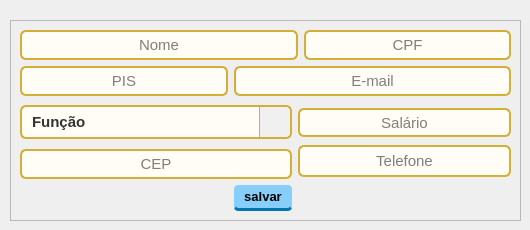
           <widget class="QWidget" name="tab_5">
            <attribute name="title">
             <string>Cadastro Funcionário</string>
            </attribute>
            <widget class="QFrame" name="frame_funcionario_cad">
             <property name="geometry">
              <rect>
               <x>10</x>
               <y>20</y>
               <width>511</width>
               <height>201</height>
              </rect>
             </property>
             <property name="styleSheet">
              <string notr="true">QLineEdit{
background-color: rgb(255, 255, 255);}
</string>
             </property>
             <property name="frameShape">
              <enum>QFrame::Shape::StyledPanel</enum>
             </property>
             <property name="frameShadow">
              <enum>QFrame::Shadow::Raised</enum>
             </property>
             <layout class="QGridLayout" name="gridLayout_3">
              <item row="2" column="0" rowspan="3" colspan="2">
               <widget class="QComboBox" name="comboBox_funcionario_funcao">
                <property name="styleSheet">
                 <string notr="true">QComboBox {
    background-color: #fffdf5;
    color: #333333;
    border: 2px solid #d4af37;
    border-radius: 6px;
    font-family: &quot;Courier New&quot;;
    font-size: 11pt;
    font-weight: bold;
    padding: 5px;
    padding-left: 10px;
}


QComboBox:hover {
    border: 2px solid #ffd700;
}

QComboBox:on {
    border-bottom-left-radius: 0px;
    border-bottom-right-radius: 0px;
}

QComboBox::drop-down {
    subcontrol-origin: padding;
    subcontrol-position: top right;
    width: 30px;
    border-left-width: 1px;
    border-left-color: #d4af37;
    border-left-style: solid;
    border-top-right-radius: 6px;
    border-bottom-right-radius: 6px;
    background-color: #f0f0f0;
}


QComboBox QAbstractItemView {
    background-color: #fffdf5;
    color: #000000;
    border: 2px solid #d4af37;
    selection-background-color: #d4af37;
    selection-color: #000000;
    outline: none;
}</string>
                </property>
                <item>
                 <property name="text">
                  <string>Função</string>
                 </property>
                </item>
                <item>
                 <property name="text">
                  <string>Gerente</string>
                 </property>
                </item>
                <item>
                 <property name="text">
                  <string>Organizador de Estoque</string>
                 </property>
                </item>
                <item>
                 <property name="text">
                  <string>Caixa</string>
                 </property>
                </item>
                <item>
                 <property name="text">
                  <string>Supervisor</string>
                 </property>
                </item>
               </widget>
              </item>
              <item row="0" column="3">
               <widget class="QLineEdit" name="lineEdit_Funcionario_cpf">
                <property name="styleSheet">
                 <string notr="true">QLineEdit {
    background-color: #fffdf5;
    color: #000000;
    border: 2px solid #d4af37;
    border-radius: 6px;
    font-family: &quot;Courier New&quot;;
    font-size: 11pt;
    padding: 4px;
}

QLineEdit:focus {
    border: 2px solid #ffd700;
    background-color: #ffffff;
}</string>
                </property>
                <property name="alignment">
                 <set>Qt::AlignmentFlag::AlignCenter</set>
                </property>
                <property name="placeholderText">
                 <string>CPF</string>
                </property>
               </widget>
              </item>
              <item row="4" column="2" rowspan="2" colspan="2">
               <widget class="QLineEdit" name="lineEdit_funcionario_telefone">
                <property name="styleSheet">
                 <string notr="true">QLineEdit {
    background-color: #fffdf5;
    color: #000000;
    border: 2px solid #d4af37;
    border-radius: 6px;
    font-family: &quot;Courier New&quot;;
    font-size: 11pt;
    padding: 4px;
}

QLineEdit:focus {
    border: 2px solid #ffd700;
    background-color: #ffffff;
}</string>
                </property>
                <property name="alignment">
                 <set>Qt::AlignmentFlag::AlignCenter</set>
                </property>
                <property name="placeholderText">
                 <string>Telefone</string>
                </property>
               </widget>
              </item>
              <item row="0" column="0" colspan="3">
               <widget class="QLineEdit" name="lineEdit_funcionario_nome">
                <property name="styleSheet">
                 <string notr="true">QLineEdit {
    background-color: #fffdf5;
    color: #000000;
    border: 2px solid #d4af37;
    border-radius: 6px;
    font-family: &quot;Courier New&quot;;
    font-size: 11pt;
    padding: 4px;
}

QLineEdit:focus {
    border: 2px solid #ffd700;
    background-color: #ffffff;
}</string>
                </property>
                <property name="text">
                 <string/>
                </property>
                <property name="alignment">
                 <set>Qt::AlignmentFlag::AlignCenter</set>
                </property>
                <property name="placeholderText">
                 <string>Nome</string>
                </property>
               </widget>
              </item>
              <item row="1" column="0">
               <widget class="QLineEdit" name="lineEdit_funcionario_pis">
                <property name="styleSheet">
                 <string notr="true">QLineEdit {
    background-color: #fffdf5;
    color: #000000;
    border: 2px solid #d4af37;
    border-radius: 6px;
    font-family: &quot;Courier New&quot;;
    font-size: 11pt;
    padding: 4px;
}

QLineEdit:focus {
    border: 2px solid #ffd700;
    background-color: #ffffff;
}</string>
                </property>
                <property name="alignment">
                 <set>Qt::AlignmentFlag::AlignCenter</set>
                </property>
                <property name="placeholderText">
                 <string>PIS</string>
                </property>
               </widget>
              </item>
              <item row="5" column="0" colspan="2">
               <widget class="QLineEdit" name="lineEdit_funcionario_cep">
                <property name="styleSheet">
                 <string notr="true">QLineEdit {
    background-color: #fffdf5;
    color: #000000;
    border: 2px solid #d4af37;
    border-radius: 6px;
    font-family: &quot;Courier New&quot;;
    font-size: 11pt;
    padding: 4px;
}

QLineEdit:focus {
    border: 2px solid #ffd700;
    background-color: #ffffff;
}</string>
                </property>
                <property name="text">
                 <string/>
                </property>
                <property name="alignment">
                 <set>Qt::AlignmentFlag::AlignCenter</set>
                </property>
                <property name="placeholderText">
                 <string>CEP</string>
                </property>
               </widget>
              </item>
              <item row="1" column="1" colspan="3">
               <widget class="QLineEdit" name="lineEdit_funcionario_email">
                <property name="styleSheet">
                 <string notr="true">QLineEdit {
    background-color: #fffdf5;
    color: #000000;
    border: 2px solid #d4af37;
    border-radius: 6px;
    font-family: &quot;Courier New&quot;;
    font-size: 11pt;
    padding: 4px;
}

QLineEdit:focus {
    border: 2px solid #ffd700;
    background-color: #ffffff;
}</string>
                </property>
                <property name="alignment">
                 <set>Qt::AlignmentFlag::AlignCenter</set>
                </property>
                <property name="placeholderText">
                 <string>E-mail</string>
                </property>
               </widget>
              </item>
              <item row="6" column="1">
               <widget class="QPushButton" name="pushButton_funcionario_salvar">
                <property name="styleSheet">
                 <string notr="true">QPushButton {
    background-color: #87CEFA;
    color: #000000;
    border: none;
    border-bottom: 3px solid #0077b3; /* Sombra mais fina (3px) */
    border-radius: 4px;
    font-family: &quot;Courier New&quot;;
    font-weight: bold;
    font-size: 10pt;                /* Letra menor */
    padding: 4px 10px;              /* Menos preenchimento */
    max-height: 25px;               /* Força o botão a ser baixinho */
}

QPushButton:hover {
    background-color: #b0e0e6;
    border-bottom: 3px solid #0099cc;
}

QPushButton:pressed {
    background-color: #32CD32;      /* VERDE */
    border-bottom: 0px solid transparent;
    margin-top: 3px;                /* Movimento menor */
}</string>
                </property>
                <property name="text">
                 <string>salvar</string>
                </property>
               </widget>
              </item>
              <item row="3" column="2" colspan="2">
               <widget class="QLineEdit" name="lineEdit_E_mail_4">
                <property name="styleSheet">
                 <string notr="true">QLineEdit {
    background-color: #fffdf5;
    color: #000000;
    border: 2px solid #d4af37;
    border-radius: 6px;
    font-family: &quot;Courier New&quot;;
    font-size: 11pt;
    padding: 4px;
}

QLineEdit:focus {
    border: 2px solid #ffd700;
    background-color: #ffffff;
}</string>
                </property>
                <property name="alignment">
                 <set>Qt::AlignmentFlag::AlignCenter</set>
                </property>
                <property name="placeholderText">
                 <string>Salário</string>
                </property>
               </widget>
              </item>
             </layout>
            </widget>
           </widget>
